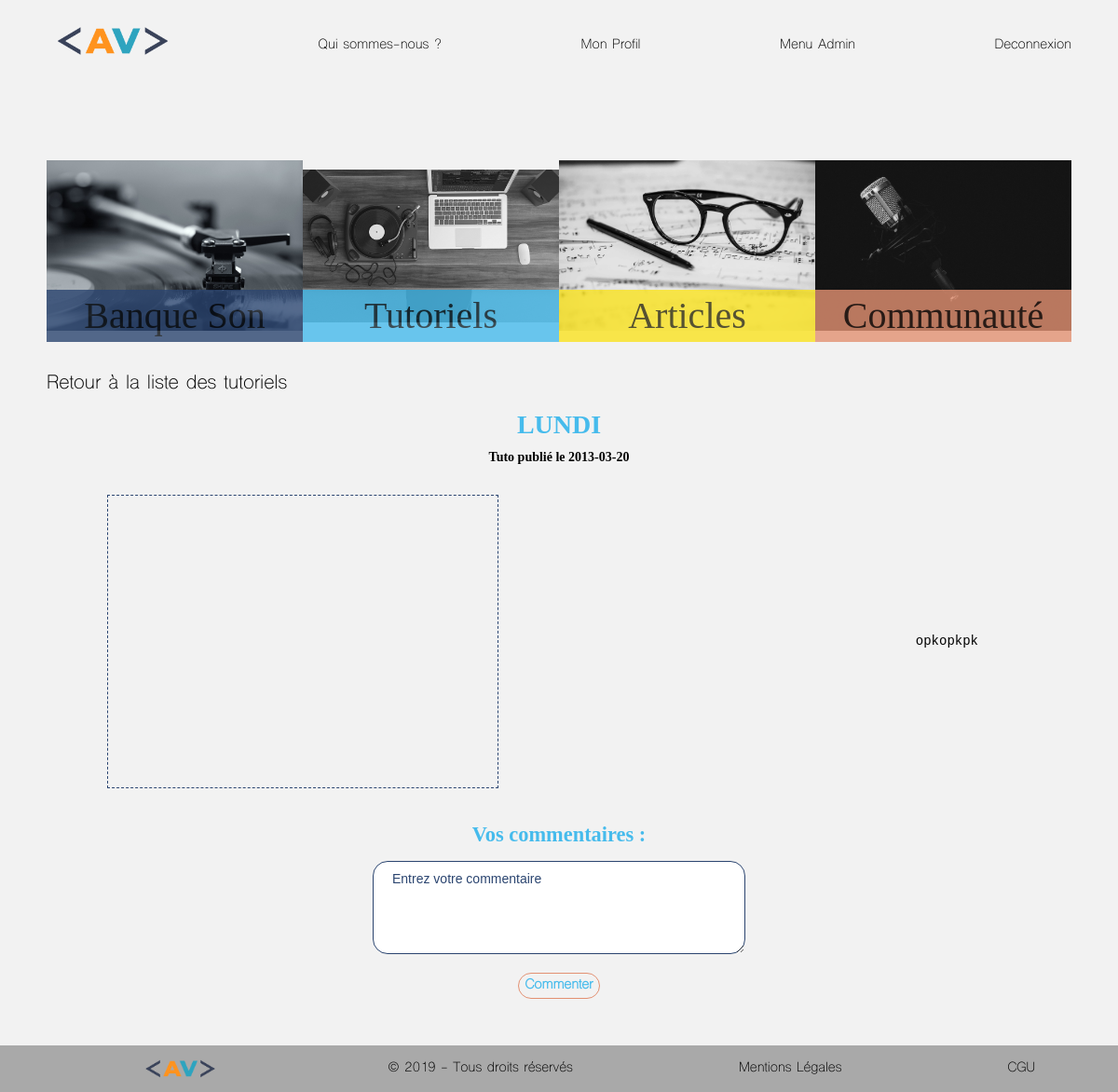
The page /index.php?action=tutoriels&id=7 (signed in) on the database its author committed.
### tables this page shows
CREATE TABLE IF NOT EXISTS `tutos` (
  `id` int(11) NOT NULL AUTO_INCREMENT,
  `titre` varchar(255) NOT NULL,
  `description` varchar(255) NOT NULL,
  `video_lien` varchar(255) NOT NULL,
  `contenu` longtext NOT NULL,
  `idCreateur` int(11) NOT NULL,
  `date_publi` date NOT NULL,
  `nb_like` int(11) NOT NULL,
  `id_article_categorie` int(11) DEFAULT NULL,
  PRIMARY KEY (`id`)
);

### assets/divers/functions_library.php (called while the page is built, shortened)
<?php
function roleUser($role){
    switch ($role) {
        case "modo":
            $role = 4;
            break;
        case "user":
            $role = 3;
            break;
   }
    return $role;
}
function getUserInfo($id) {
    global $pdo;
    $sql = "select * from user where id=?";
    $query = $pdo->prepare($sql);
    $query->execute(array($id));
    $user = $query->fetch();
    return $user;
}
?>

### vues/tuto/TutoPage.php (the view, shortened to what this page needs)
<link rel="stylesheet" href="../../assets/css/general.css" type="text/css">
<link rel="stylesheet" href="../../assets/css/tutos.css" type="text/css">
<?php
$autorisation = false;
if (isset($_SESSION["id"])) {
    $role = getUserInfo($_SESSION["id"])['statut'];
    if ($role >= roleUser("user")) {
        $autorisation = true;
    }
}
?>
    <section id="wrapper_tutoriel">
<?php
if (isset($_GET["id"]) && $_GET["id"] >= 1) {
    if ($autorisation === true) {
        $id_tuto = $_GET['id'];
        $contenu = "SELECT * FROM tutos WHERE id=? ";
        $query_contenu = $pdo->prepare($contenu);
        $query_contenu->execute(array($id_tuto));
        $result = $query_contenu->fetch();
        $source = $result['video_lien'];
        echo "<a href='?action=tutoriels' id='retour_tutos'>Retour à la liste des tutoriels</a> </br>";
        echo "<br/><h2 class='tutoriel_item_titre'>". $result['titre']."</h2>";
        echo "<br/><h4 class='tutoriel_item_date'>Tuto publié le " . $result['date_publi'] . "</h4><br />";
        echo "<div id='two_sides'>";
        echo "<iframe allow='fullscreen' width='420' height='315' src='" . $source . "' id=\'video\'> </iframe>";
        echo "<br/><div id='texte'>" .$result['contenu'];
        ?>
    <?php
        echo "</div></div><br/>";
    }
        ?>
        <section id="commentaires">
            <h3>Vos commentaires : </h3>
            <form id='form_comment' method='post' action='?action=AddComment' >
                <div id="commentaires">
                <textarea name='post_contenu_tuto' placeholder='Entrez votre commentaire' required></textarea>
                <input type='submit' value='Commenter'></div>
            </form>
        </section>
    <?php
}
?>

### assets/css/style.css (style rules this page uses)
html { scroll-behavior: smooth; }
* { margin: 0; padding: 0; box-sizing: border-box; font-size: 14px; }
:root { --titre-color: brown; --sous-titre-color: brown; --contenu-color: brown; --titre-size: brown; --sous-titre-size: brown; --contenu-size: brown; }
body { background-color: #F2F2F2; margin: 0; scroll-behavior: smooth; overflow-y: scroll; }

### assets/css/general.css (style rules this page uses)
body { font-size: 16px; text-align: justify; font-family: "Courier"; padding-bottom: 100px; }
input { font-family: "Courier"; }
a { text-decoration: none; color: black; }
h1,h2,h3,h4,h5,h6 { font-family: "Titre"; }
h2 { font-size : 2rem; }
h3 { font-size : 1.6rem; }
input[type="submit"] { font-family: "Menu"; color: #46bbec; background: transparent; border: 1px solid #e39172; padding: 5px 7px; -webkit-border-radius: 12pt; -moz-border-radius: 12pt; border-radius: 12pt; font-weight: bold; margin: auto; }
.register h1, h3 { margin-bottom: 5px; margin-top: 5px; }

### assets/css/tutos.css (style rules this page uses)
#wrapper_tutoriel h2 { text-align: center; color: #46bbec; margin-bottom: 0px; }
#wrapper_tutoriel h3 { text-align: center; color: #46bbec; margin-bottom: 15px; }
#wrapper_tutoriel h4 { margin-top: -5px; margin-bottom: 15px; text-align: center; }
#retour_tutos { font-family: "Menu"; font-size: 20px; }
#two_sides { display: grid; grid-template-columns: 1fr 1fr; grid-template-rows: auto; grid-template-areas: "video texte"; }
iframe { grid-area: video; border: 1px dashed #2b4570; margin: auto; display: flex; flex-direction: row; justify-content: center; }
#texte { grid-area: texte; display: flex; flex-direction: row; justify-content: justify; margin-top: 20px; margin-bottom: 20px; margin: auto; margin-right: 100px; }
textarea { border: 1px solid #2b4570; border-radius:12pt; width: 400px; height: 100px; padding: 10px; display: flex; flex-direction: row; justify-content: center; margin: auto; margin-bottom: 20px; }
textarea::placeholder { color: #2b4570; padding-left: 10px; }
input[type='submit'] { display: flex; flex-direction: row; justify-content: flex-start; }

### rows shown on the page
tutos: titre "LUNDI", date_publi "2013-03-20", contenu "opkopkpk"
